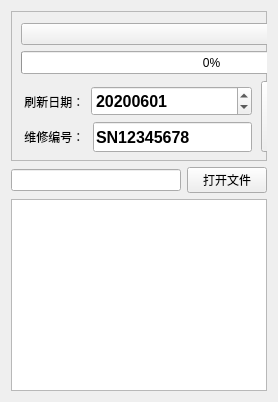
     <widget class="QWidget" name="tab">
      <attribute name="title">
       <string>UDS升级</string>
      </attribute>
      <layout class="QHBoxLayout" name="horizontalLayout_13">
       <item>
        <layout class="QVBoxLayout" name="verticalLayout_2">
         <item>
          <widget class="QFrame" name="frame">
           <property name="minimumSize">
            <size>
             <width>0</width>
             <height>150</height>
            </size>
           </property>
           <property name="frameShape">
            <enum>QFrame::StyledPanel</enum>
           </property>
           <property name="frameShadow">
            <enum>QFrame::Raised</enum>
           </property>
           <widget class="QPushButton" name="pushButton">
            <property name="geometry">
             <rect>
              <x>250</x>
              <y>70</y>
              <width>111</width>
              <height>71</height>
             </rect>
            </property>
            <property name="font">
             <font>
              <pointsize>15</pointsize>
              <weight>75</weight>
              <bold>true</bold>
             </font>
            </property>
            <property name="text">
             <string>开始升级</string>
            </property>
           </widget>
           <widget class="QProgressBar" name="progressBar">
            <property name="geometry">
             <rect>
              <x>10</x>
              <y>40</y>
              <width>381</width>
              <height>23</height>
             </rect>
            </property>
            <property name="value">
             <number>0</number>
            </property>
           </widget>
           <widget class="QCheckBox" name="cBox_Continue">
            <property name="enabled">
             <bool>false</bool>
            </property>
            <property name="geometry">
             <rect>
              <x>400</x>
              <y>70</y>
              <width>71</width>
              <height>20</height>
             </rect>
            </property>
            <property name="text">
             <string>连续</string>
            </property>
           </widget>
           <widget class="QCheckBox" name="cBox_BootState">
            <property name="geometry">
             <rect>
              <x>400</x>
              <y>120</y>
              <width>71</width>
              <height>20</height>
             </rect>
            </property>
            <property name="text">
             <string>Boot</string>
            </property>
           </widget>
           <widget class="QWidget" name="layoutWidget">
            <property name="geometry">
             <rect>
              <x>10</x>
              <y>10</y>
              <width>351</width>
              <height>27</height>
             </rect>
            </property>
            <layout class="QHBoxLayout" name="horizontalLayout">
             <item>
              <widget class="QComboBox" name="cBox_command">
               <property name="sizePolicy">
                <sizepolicy hsizetype="Expanding" vsizetype="Fixed">
                 <horstretch>0</horstretch>
                 <verstretch>0</verstretch>
                </sizepolicy>
               </property>
              </widget>
             </item>
             <item>
              <widget class="QLabel" name="label_SelfSendLab">
               <property name="text">
                <string>指令描述</string>
               </property>
              </widget>
             </item>
            </layout>
           </widget>
           <widget class="QPushButton" name="buttonDownload">
            <property name="enabled">
             <bool>false</bool>
            </property>
            <property name="geometry">
             <rect>
              <x>390</x>
              <y>40</y>
              <width>81</width>
              <height>23</height>
             </rect>
            </property>
            <property name="text">
             <string>下载</string>
            </property>
           </widget>
           <widget class="QPushButton" name="buttonSingleTest">
            <property name="enabled">
             <bool>false</bool>
            </property>
            <property name="geometry">
             <rect>
              <x>390</x>
              <y>10</y>
              <width>81</width>
              <height>23</height>
             </rect>
            </property>
            <property name="text">
             <string>单条指令</string>
            </property>
           </widget>
           <widget class="QWidget" name="layoutWidget">
            <property name="geometry">
             <rect>
              <x>10</x>
              <y>70</y>
              <width>231</width>
              <height>41</height>
             </rect>
            </property>
            <layout class="QHBoxLayout" name="horizontalLayout_3">
             <item>
              <widget class="QLabel" name="label">
               <property name="text">
                <string> 刷新日期：</string>
               </property>
              </widget>
             </item>
             <item>
              <widget class="QDateEdit" name="dateEdit">
               <property name="sizePolicy">
                <sizepolicy hsizetype="Minimum" vsizetype="Fixed">
                 <horstretch>100</horstretch>
                 <verstretch>50</verstretch>
                </sizepolicy>
               </property>
               <property name="minimumSize">
                <size>
                 <width>0</width>
                 <height>30</height>
                </size>
               </property>
               <property name="font">
                <font>
                 <pointsize>12</pointsize>
                 <weight>75</weight>
                 <bold>true</bold>
                </font>
               </property>
               <property name="dateTime">
                <datetime>
                 <hour>0</hour>
                 <minute>0</minute>
                 <second>0</second>
                 <year>2020</year>
                 <month>6</month>
                 <day>1</day>
                </datetime>
               </property>
               <property name="displayFormat">
                <string>yyyyMMdd</string>
               </property>
              </widget>
             </item>
            </layout>
           </widget>
           <widget class="QWidget" name="layoutWidget">
            <property name="geometry">
             <rect>
              <x>10</x>
              <y>110</y>
              <width>231</width>
              <height>32</height>
             </rect>
            </property>
            <layout class="QHBoxLayout" name="horizontalLayout_5">
             <item>
              <widget class="QLabel" name="label_3">
               <property name="text">
                <string> 维修编号：</string>
               </property>
              </widget>
             </item>
             <item>
              <widget class="QLineEdit" name="lineEdit_SerialNum">
               <property name="sizePolicy">
                <sizepolicy hsizetype="Preferred" vsizetype="Fixed">
                 <horstretch>0</horstretch>
                 <verstretch>0</verstretch>
                </sizepolicy>
               </property>
               <property name="minimumSize">
                <size>
                 <width>151</width>
                 <height>30</height>
                </size>
               </property>
               <property name="font">
                <font>
                 <pointsize>12</pointsize>
                 <weight>75</weight>
                 <bold>true</bold>
                </font>
               </property>
               <property name="text">
                <string>SN12345678</string>
               </property>
              </widget>
             </item>
            </layout>
           </widget>
           <widget class="QCheckBox" name="checkBox">
            <property name="geometry">
             <rect>
              <x>400</x>
              <y>100</y>
              <width>71</width>
              <height>16</height>
             </rect>
            </property>
            <property name="text">
             <string>开发者</string>
            </property>
           </widget>
          </widget>
         </item>
         <item>
          <layout class="QHBoxLayout" name="horizontalLayout_6">
           <item>
            <widget class="QLineEdit" name="lineEditChooseFile"/>
           </item>
           <item>
            <widget class="QPushButton" name="buttonChooseFile">
             <property name="text">
              <string>打开文件</string>
             </property>
            </widget>
           </item>
          </layout>
         </item>
         <item>
          <widget class="QTextBrowser" name="textBrowser_Debug"/>
         </item>
        </layout>
       </item>
      </layout>
     </widget>
